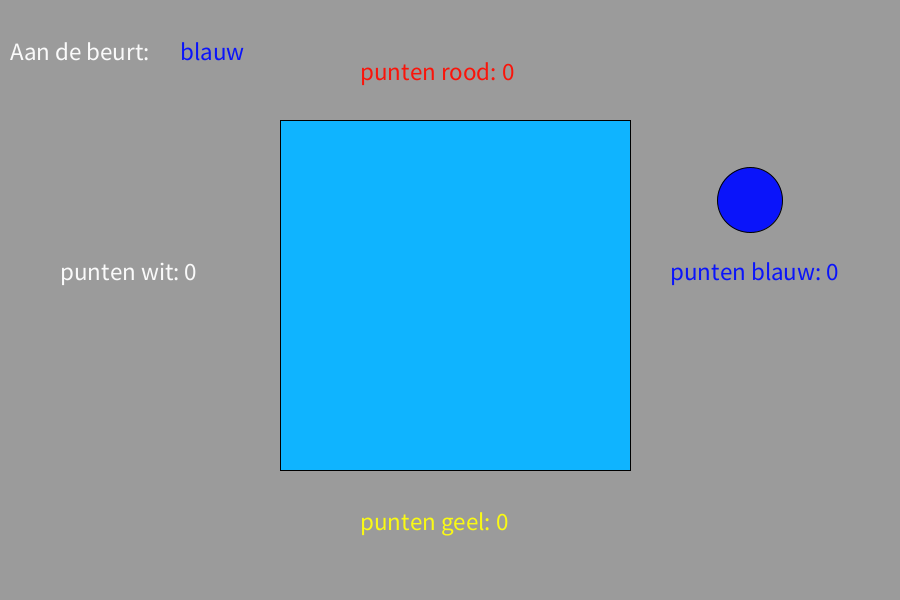
Frame 1 (no input)
Frame 60 (the mouse pressed at the canvas centre just before this capture): identical to frame 1, image omitted
Frame 120 (the mouse held since frame 60 and released just before this capture): identical to frame 1, image omitted

The Processing sketch that drew this single still picture (run headless with seeded random() and noise(); from frame 60 on, the mouse is pressed at the canvas centre):

// Processing sketch: spel_viersprong_winning
// ── spel_viersprong_winning.pde
boolean beurtrood = false;
boolean beurtblauw = true;
boolean beurtgeel = false;
boolean beurtwit = false;
//blauw er in
boolean blauwlinkserin = false;
boolean blauwrechtserin = false;
boolean blauwbovenerin = false;
boolean blauwondererin = false;
//coördinaten blauw
boolean plek_blauw_585_210 = false;
boolean plek_blauw_320_400 = false;
boolean plek_blauw_320_210 = false;
boolean plek_blauw_585_400 = false;
int puntrood = 0;
int puntblauw = 0;
int puntgeel = 0;
int puntwit = 0;
void setup() {
  size(900, 600);
}

void plek_blauw()
{
  if (plek_blauw_585_210 == true)
  {
    fill(10, 20, 250);
    ellipse(585, 210, 65, 65);
  }

 if (plek_blauw_320_400 == true)
  {
    fill(10, 20, 250);
    ellipse(320, 400, 65, 65);
  }
  
  if (plek_blauw_320_210 == true)
  {
   fill(10, 20, 250);
   ellipse(320, 210, 65, 65);
  }
  
  if (plek_blauw_585_400 == true)
  {
   fill(10, 20, 250);
   ellipse(585, 400, 65, 65);
  }
}

void rood()
{
  textSize(25);
  fill(250, 20, 10);
  text("punten rood: " + puntrood, 360, 80); 
  if (beurtrood == true)
  {
    text("rood", 180, 60);
  }
}

void blauw()
{
  textSize(25);
  fill(10, 20, 250);
  text("punten blauw: " + puntblauw, 670, 280); 
  if (beurtblauw == true)
  {
    text("blauw", 180, 60);
  }
  ellipse(750, 200, 65, 65);
  if (blauwlinkserin == true)
  {
    plek_blauw_585_210 = true;
    beurtblauw = false;
    beurtgeel = true;
    blauwlinkserin = false;
  }
  if (blauwrechtserin == true)
  {
    plek_blauw_320_400 = true;
    beurtblauw = false;
    beurtgeel = true;
    blauwrechtserin = false;
  }
  if (blauwbovenerin == true)
  {
    plek_blauw_320_210 = true;
    beurtblauw = false;
    beurtgeel = true;
    blauwbovenerin = false;
  }
  if (blauwondererin == true)
  {
    plek_blauw_585_400 = true;
    beurtblauw = false;
    beurtgeel = true;
    blauwondererin = false;
  }
}

void geel()
{
  textSize(25);
  fill(250, 250, 20);
  text("punten geel: " + puntgeel, 360, 530); 
  if (beurtgeel == true)
  {
    text("geel", 180, 60);
  }
}

void wit()
{
  textSize(25);
  fill(250, 250, 250);
  text("punten wit: " + puntwit, 60, 280); 
  if (beurtwit == true)
  {
    text("wit", 180, 60);
  }
}

void draw()
{
  background(155, 155, 155);
  fill(15, 180, 255);
  //speelbord
  rect(280, 120, 350, 350);
  //kleuren
  rood();
  blauw();
  geel();
  wit();
  //plek van de bolletjes
  plek_blauw();
  text("Aan de beurt: ", 10, 60);
}
void keyPressed()
{
  //blauw
  if (keyCode == LEFT && beurtblauw == true)
  {
    blauwlinkserin = true;
  }
  if (keyCode == RIGHT && beurtblauw == true)
  {
    blauwrechtserin = true;
  }
  if (keyCode == UP && beurtblauw == true)
  {
    blauwbovenerin = true;
  }
  if (keyCode == DOWN && beurtblauw == true)
  {
    blauwondererin = true;
  }
}
